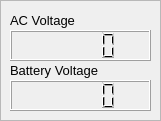
       <widget class="QFrame" name="frame_3">
        <property name="geometry">
         <rect>
          <x>560</x>
          <y>430</y>
          <width>161</width>
          <height>121</height>
         </rect>
        </property>
        <property name="frameShape">
         <enum>QFrame::StyledPanel</enum>
        </property>
        <property name="frameShadow">
         <enum>QFrame::Raised</enum>
        </property>
        <widget class="QLabel" name="device_type_label_4">
         <property name="geometry">
          <rect>
           <x>10</x>
           <y>10</y>
           <width>141</width>
           <height>21</height>
          </rect>
         </property>
         <property name="font">
          <font>
           <pointsize>10</pointsize>
          </font>
         </property>
         <property name="text">
          <string>AC Voltage</string>
         </property>
        </widget>
        <widget class="QLCDNumber" name="lcd_ac">
         <property name="geometry">
          <rect>
           <x>10</x>
           <y>30</y>
           <width>141</width>
           <height>31</height>
          </rect>
         </property>
        </widget>
        <widget class="QLCDNumber" name="lcd_battery">
         <property name="geometry">
          <rect>
           <x>10</x>
           <y>80</y>
           <width>141</width>
           <height>31</height>
          </rect>
         </property>
        </widget>
        <widget class="QLabel" name="device_type_label_6">
         <property name="geometry">
          <rect>
           <x>10</x>
           <y>60</y>
           <width>141</width>
           <height>21</height>
          </rect>
         </property>
         <property name="font">
          <font>
           <pointsize>10</pointsize>
          </font>
         </property>
         <property name="text">
          <string>Battery Voltage</string>
         </property>
        </widget>
       </widget>
